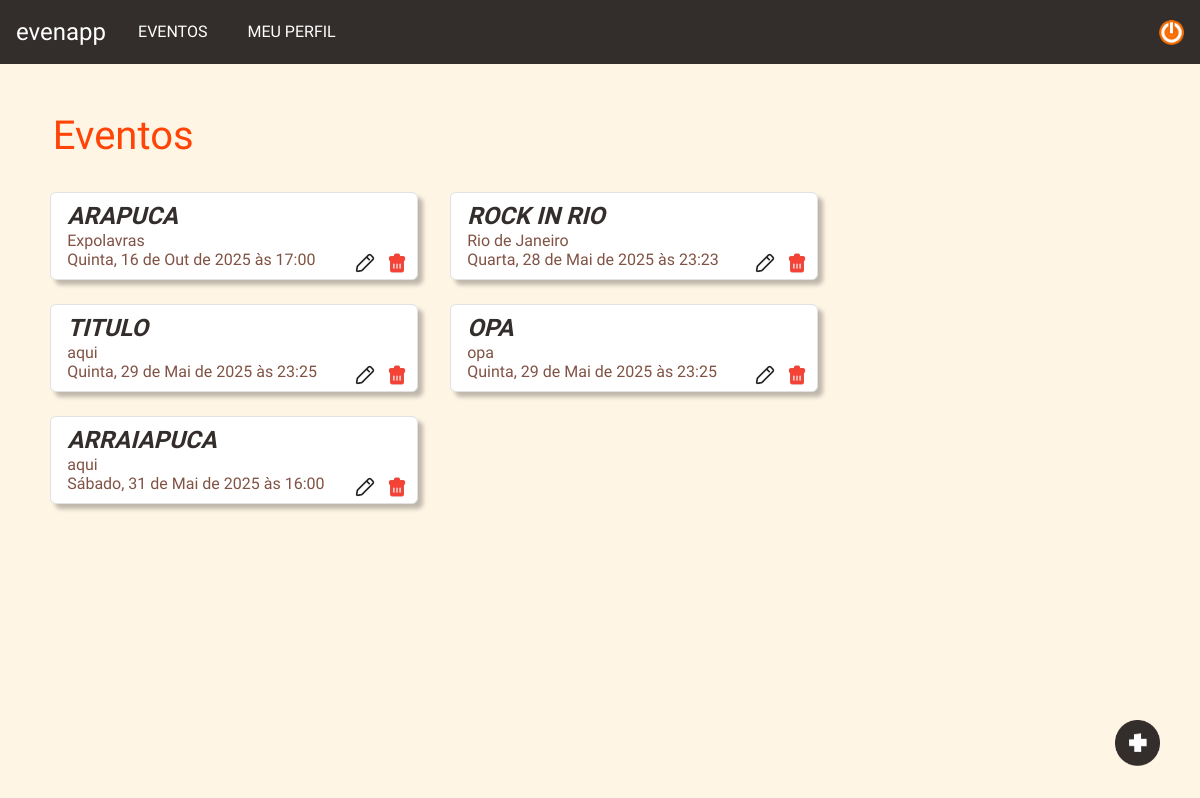
The app's page /home (signed in), older data.
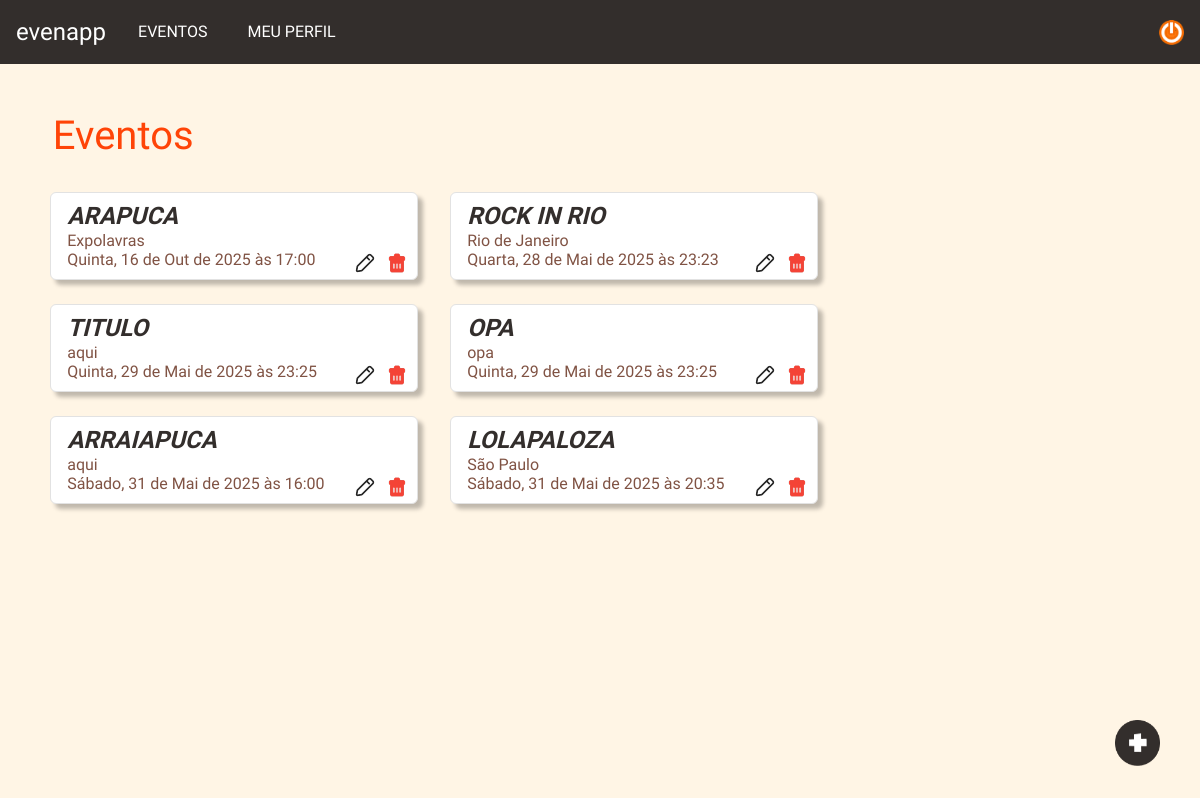
The same page, newer data.
### evenapp/models.py (models this page shows, shortened)
class Evento(models.Model):
    titulo = models.CharField(max_length=255)
    data = models.DateTimeField()
    local = models.CharField(max_length=255)
    descricao = models.TextField(blank=True)
    organizador = models.ForeignKey(
        Usuario,
        on_delete=models.CASCADE,
        related_name='eventos_organizados'
    )

### evenapp/views.py (the view)
# urls.py: 2. Add a URL to urlpatterns:  path('', views.home, name='home')
def home(request):
    eventos = Evento.objects.all()
    return render(request, 'events/home.html', {'eventos': eventos})

### evenapp/templatetags/custom_filters.py (called while the page is built)
@register.filter
def format_date(value):
    if not value:
        return ''
    dia_semana = dias_semana[value.strftime('%A')]
    dia = value.strftime('%d')
    mes = meses[value.strftime('%b')]
    ano = value.strftime('%Y')
    hora = value.strftime('%H:%M')
    return f'{dia_semana}, {dia} de {mes} de {ano} às {hora}'

### evenapp/templates/events/home.html
{% extends "base.html" %}
{% load static %}
{% block extra_css %}
<link rel="stylesheet" href="{% static 'css/home.css' %}">
{% endblock %}
{% block content %}
<div class="home">
    <h1 class="title pt-5">Eventos</h1>
    <div class="events">
        {% for evento in eventos %}
        {% include 'events/event.html' %}
        {% empty %}
        <h3 style="font-family: 'Roboto';">Nenhum evento disponível.</h3>
        {% endfor %}
    </div>
    {% if user.is_authenticated and user.tipo == 'criador' %}
    <a href="{% url 'createEvent' %}" class="btn-add">
        <img src="{% static 'img/addbutton.png' %}" alt="Adicionar" width="45" height="50">
    </a>
    {% endif %}
</div>
{% endblock %}

### evenapp/templates/events/event.html
{% load static %}
{% load custom_filters %}
{% block extra_css %}
<link rel="stylesheet" href="{% static 'css/event.css' %}">
{% endblock %}
{% block content %}
<div class="card mt-4 mx-3">
    <div class="mx-3">
        <a href="{% url 'details' evento.id %}" style="text-decoration: none; color: inherit;">
            <h3 class="event event-title">{{evento.titulo}}</h3>
        </a>
        <h4 class="event event-details">{{evento.local}}</h4>
        <h4 class="event event-details">{{evento.data|format_date}}</h4>
    </div>
    {% if user.is_authenticated and user.tipo == 'criador' %}
    <div class="buttons">
        <a href="{% url 'createEvent' %}" class="btn-edit me-2" style="text-decoration: none; color: inherit;">
            <img src="{% static 'img/edit.png' %}" alt="Editar" width="20" height="20">
        </a>
        <a href="{% url 'createEvent' %}" class="btn-delete" style="text-decoration: none; color: inherit;">
            <img src="{% static 'img/delete.png' %}" alt="Excluir" width="20" height="20">
        </a>
    </div>
    {% endif %}
</div>
{% endblock %}

Row changes from the older to the newer data that the page shows:
added Evento: titulo "LOLAPALOZA", local "São Paulo", data "Sábado, 31 de Mai de 2025 às 20:35"
